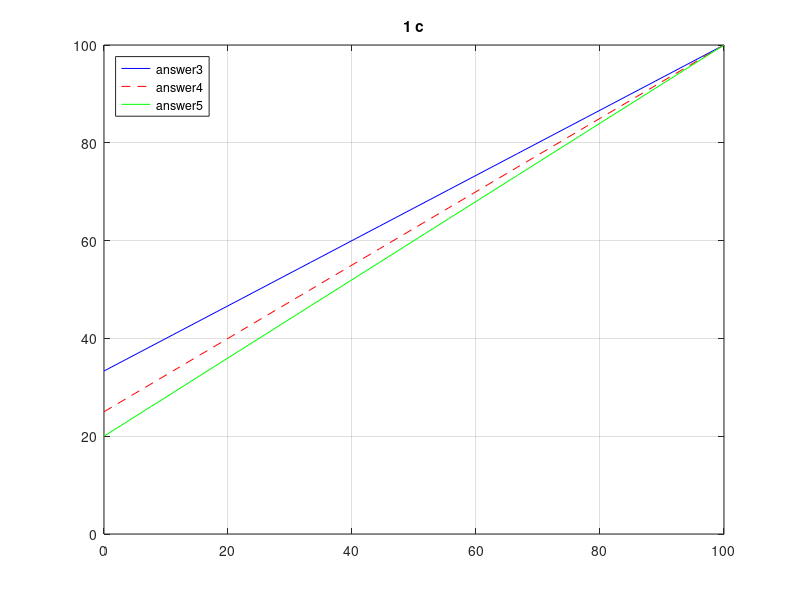
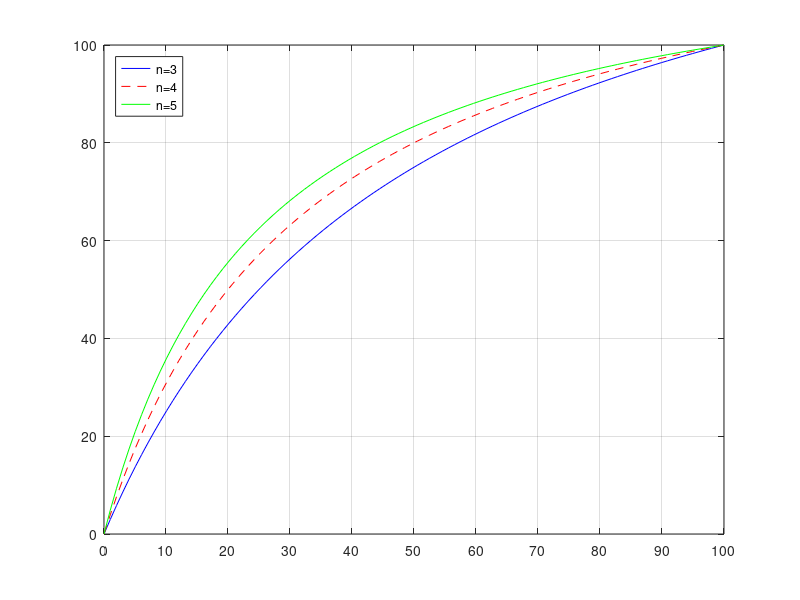

Recreate these plots in MATLAB, in order.
% 1 a
p = 0.6;
n = 4;
ans1a = p + (1-p)/n

% 1 b
p = 0.7;
n = 5;
ans1b = (p * n) / (1 + (n-1) * p) 

% 1 c
x = linspace(0,1,10);
x3 = x + 1/3 * (1-x);
x4 = x + 1/4 * (1-x);
x5 = x + 1/5 * (1-x);

figure(1)
plot(x*100, x3*100, 'b-', x*100, x4*100, 'r--', x*100, x5*100, 'g' )
title('1 c')
legend('answer3', 'answer4', 'answer5','location', 'northwest')
grid on
ylim([0 100])
yticks(0:20:100)

% 1 d
x = linspace(0, 1, 100);

k3 = (x*3)./(1 + (3-1)*x);
k4 = (x*4)./(1 + (4-1)*x);
k5 = (x*5)./(1 + (5-1)*x);

figure(2);
plot(100*x, 100*k3, 'b', 100*x, 100*k4, 'r--', 100*x, 100*k5, 'g');
yticks(0:20:100);
xticks(0:10:100);
legend('n=3','n=4','n=5', 'location','northwest');
ylim([0, 100]);
grid on;

